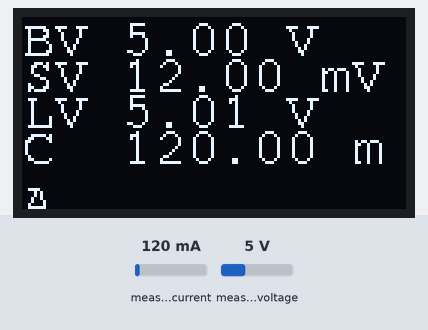
Bench run of a sketch on a simulated Arduino Uno, built with avr-gcc and run on an emulated ATmega328P. Shown: 128×64 one-colour display. Inputs (shaded band) come from the test bench; at power-on: measured current 120 mA, measured voltage 5 V. What the sketch prints to the serial monitor is not drawn.

Above: at 1.2 s.
1.3 s: measured current set to 40 mA
At 2.3 s:
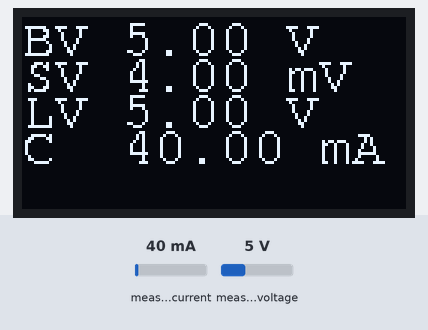
2.8 s: measured voltage set to 0.3 V
At 3.7 s:
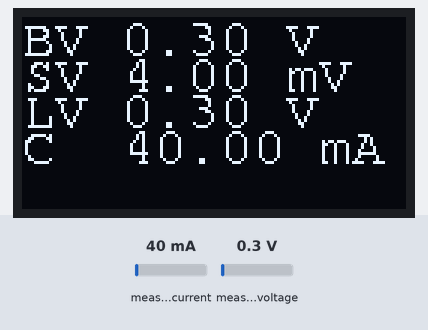
4.3 s: measured current set to 500 mA
At 5.0 s:
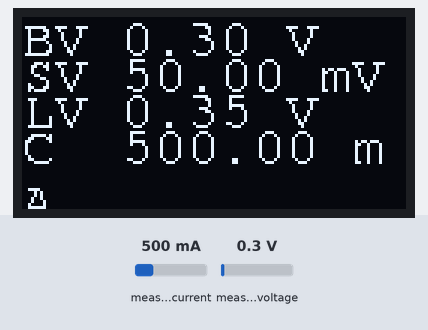
5.8 s: measured voltage set to 3.8 V
At 6.6 s:
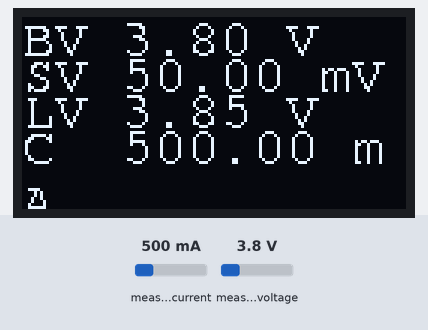
Timing chart, 0 to 8.3 s (numbered marks = the images above; inputs shaded):
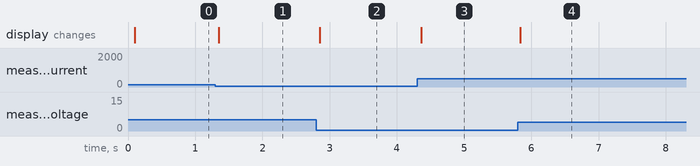

The sketch:

iot-arduino-ina219-oled1306.ino
```cpp
#include <Wire.h>

#include <Adafruit_SSD1306.h>
#include <splash.h>

#include <Adafruit_INA219.h>

#include <Arduino.h>
#include <Fonts/FreeSans9pt7b.h>
#include <Fonts/Picopixel.h>
#include <Fonts/FreeMono9pt7b.h>

#ifndef SSD1306_128_64
#error "set display on Adafruit_SSD1306.h"
#endif

#define OLED_RESET 4
Adafruit_SSD1306 dsp(OLED_RESET);

Adafruit_INA219 ina219;

void setup()
{
    Serial.begin(115200);
    Serial.println("SAMPLE");

    dsp.begin(SSD1306_SWITCHCAPVCC, 0x3C);

    dsp.clearDisplay();
    dsp.setFont(&FreeMono9pt7b);
    dsp.setTextSize(1);
    dsp.setTextColor(WHITE);
    //dsp.setRotation(3);

    ina219.begin();
    dsp.setCursor(0, 12);
    dsp.print("INA Initialized");
    dsp.display();
}

char buf[80];

void loop()
{
    dsp.clearDisplay();

    float shuntvoltage = 0;
    float busvoltage = 0;
    float current_mA = 0;
    float loadvoltage = 0;

    shuntvoltage = ina219.getShuntVoltage_mV();
    busvoltage = ina219.getBusVoltage_V();
    current_mA = ina219.getCurrent_mA();
    loadvoltage = busvoltage + (shuntvoltage / 1000);

    // Serial.print("Bus Voltage:   ");
    // Serial.print(busvoltage);
    // Serial.println(" V");
    // Serial.print("Shunt Voltage: ");
    // Serial.print(shuntvoltage);
    // Serial.println(" mV");
    // Serial.print("Load Voltage:  ");
    // Serial.print(loadvoltage);
    // Serial.println(" V");
    // Serial.print("Current:       ");
    // Serial.print(current_mA);
    // Serial.println(" mA");
    // Serial.println("");

    auto str = String("BV ") + String(busvoltage) + String(" V");
    dsp.setCursor(0, 12);
    dsp.print(str.c_str());

    str = String("SV ") + String(shuntvoltage) + String(" mV");
    dsp.setCursor(0, 12 * 2);
    dsp.print(str.c_str());

    str = String("LV ") + String(loadvoltage) + String(" V");
    dsp.setCursor(0, 12 * 3);
    dsp.print(str.c_str());

    str = String("C  ") + String(current_mA) + String(" mA");
    dsp.setCursor(0, 12 * 4);
    dsp.print(str.c_str());

    dsp.display();
}
```

Measured:
- after the input at 1.3 s, the display: changes after 0.05 s (image 1)
- after the input at 2.8 s, the display: changes after 0.05 s (image 2)
- after the input at 4.3 s, the display: changes after 0.06 s (image 3)
- after the input at 5.8 s, the display: changes at once (image 4)
